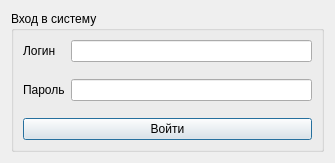
<?xml version="1.0" encoding="UTF-8"?>
<ui version="4.0">
 <class>SignInDialog</class>
 <widget class="QDialog" name="SignInDialog">
  <property name="geometry">
   <rect>
    <x>0</x>
    <y>0</y>
    <width>335</width>
    <height>154</height>
   </rect>
  </property>
  <property name="windowTitle">
   <string>Авторизация</string>
  </property>
  <property name="windowIcon">
   <iconset resource="../../icons.qrc">
    <normaloff>:/Forms/Icons/Forms/Icons/key.svg</normaloff>:/Forms/Icons/Forms/Icons/key.svg</iconset>
  </property>
  <layout class="QVBoxLayout" name="verticalLayout">
   <item>
    <widget class="QGroupBox" name="groupBox">
     <property name="title">
      <string>Вход в систему</string>
     </property>
     <layout class="QFormLayout" name="formLayout_2">
      <item row="0" column="0">
       <widget class="QLabel" name="UsernameLabel">
        <property name="text">
         <string>Логин</string>
        </property>
       </widget>
      </item>
      <item row="0" column="1">
       <widget class="QLineEdit" name="UsernameField"/>
      </item>
      <item row="1" column="1">
       <spacer name="Spacer1">
        <property name="orientation">
         <enum>Qt::Horizontal</enum>
        </property>
        <property name="sizeHint" stdset="0">
         <size>
          <width>40</width>
          <height>5</height>
         </size>
        </property>
       </spacer>
      </item>
      <item row="2" column="1">
       <widget class="QLineEdit" name="PasswordField">
        <property name="echoMode">
         <enum>QLineEdit::PasswordEchoOnEdit</enum>
        </property>
       </widget>
      </item>
      <item row="2" column="0">
       <widget class="QLabel" name="PasswordLabel">
        <property name="text">
         <string>Пароль</string>
        </property>
       </widget>
      </item>
      <item row="5" column="0" colspan="2">
       <widget class="QPushButton" name="SignInButton">
        <property name="text">
         <string>Войти</string>
        </property>
       </widget>
      </item>
      <item row="3" column="1">
       <spacer name="Spacer2">
        <property name="orientation">
         <enum>Qt::Horizontal</enum>
        </property>
        <property name="sizeHint" stdset="0">
         <size>
          <width>40</width>
          <height>5</height>
         </size>
        </property>
       </spacer>
      </item>
     </layout>
    </widget>
   </item>
  </layout>
 </widget>
 <resources>
  <include location="../../icons.qrc"/>
 </resources>
 <connections>
  <connection>
   <sender>SignInButton</sender>
   <signal>clicked()</signal>
   <receiver>SignInDialog</receiver>
   <slot>signInClicked()</slot>
   <hints>
    <hint type="sourcelabel">
     <x>195</x>
     <y>96</y>
    </hint>
    <hint type="destinationlabel">
     <x>193</x>
     <y>58</y>
    </hint>
   </hints>
  </connection>
 </connections>
 <slots>
  <slot>signInClicked()</slot>
 </slots>
</ui>
